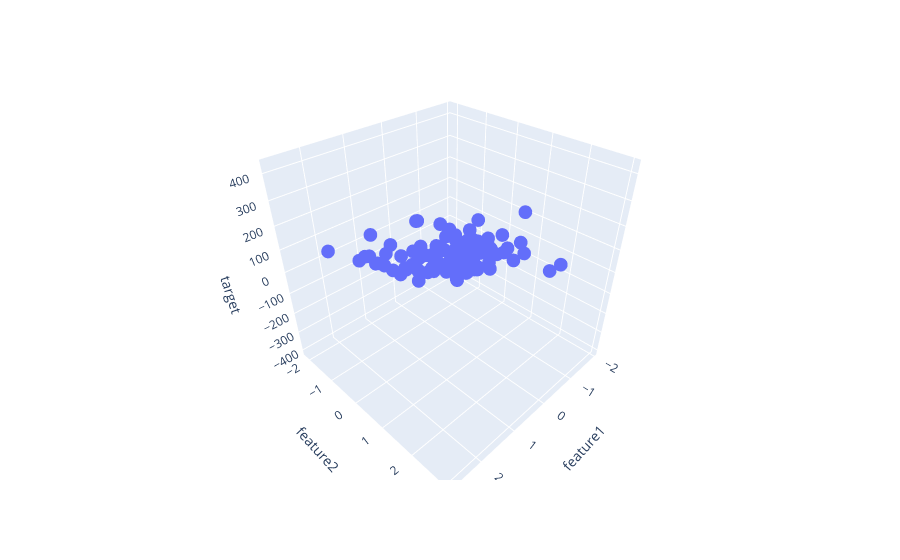

The code cell stored with this chart in its notebook:
### Code cell
fig = px.scatter_3d(df, x='feature1', y='feature2', z='target')  # This line creates a 3D scatter plot (graph) using my DataFrame

fig.show()
